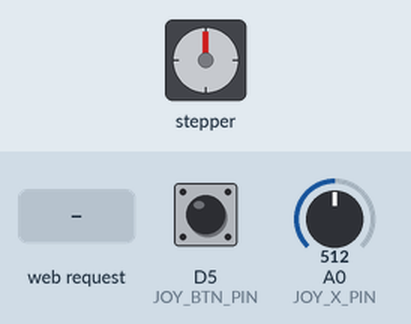
Simulated run of this sketch. Board: ESP8266 (NodeMCU). Parts: stepper motor. The test bench sets the inputs (shaded band); at power-on: D5 (JOY_BTN_PIN) HIGH, A0 (JOY_X_PIN) = 512. WiFi joins after 1.5 s; servers stay silent unless stated; stepper angles assume 2048 steps per turn; what the sketch prints to the serial monitor is not drawn.

Above: at 3.2 s.
3.3 s: HTTP request GET /motor?angle=1 received
At 3.9 s:
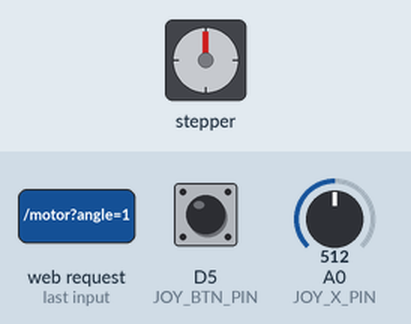
6.3 s: HTTP request GET /motor?angle=120 received
At 8.2 s:
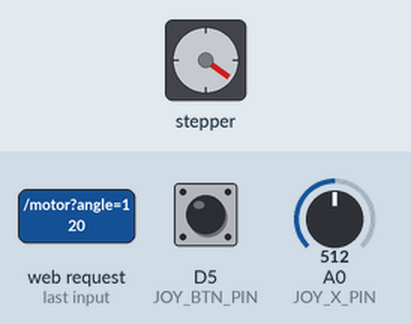
18.3 s: D5 (JOY_BTN_PIN) pulled LOW for 3.2 s
At 19.7 s:
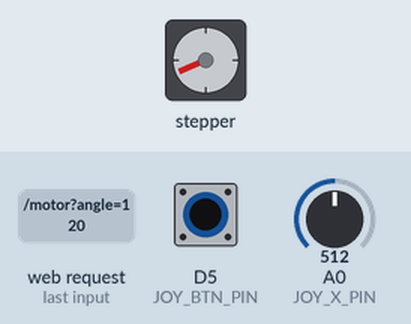
Timing chart, 0 to 70.5 s (numbered marks = the images above; inputs shaded):
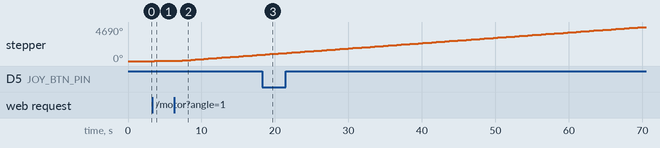

The sketch:

wifi_step_joystick.ino
```cpp
#include <ESP8266WiFi.h>
#include <ESPAsyncTCP.h>
#include <ESPAsyncWebServer.h>
#include <Stepper.h>

const char *ssid = "luuhoang";
const char *password = "12345678";
//done
// Joystick pins
const int JOY_X_PIN = A0;    // X axis
const int JOY_BTN_PIN = D5;  // Button

int angle = 0;
const int stepPerRevolution = 2048;
Stepper myStepper = Stepper(2048, D3, D1, D2, D0);

AsyncWebServer server(80);

const char index_html[] PROGMEM = R"rawliteral(
  <html>
  <head>
    <title>STEPPER MOTOR & JOYSTICK</title>
    <style>
      body { font-family: Arial; text-align: center; }
      .container { max-width: 600px; margin: 0 auto; padding: 20px; }
      .sensor-data { font-size: 25px; margin: 20px 0; }
    </style>
  </head>
  <body>
    <div class="container">
      <div class="sensor-data">
        <p><b>Joystick X:</b> <span id="joy_x">--</span></p>
        <p><b>Button:</b> <span id="btn_state">--</span></p>
      </div>
      <div style="font-size: 25px">
        <label><b>Rotate for stepper motor:</b></label>
        <br>
        <input type="text" id="angle" value="">
        <br>
        <button id="set_angle-btn">Set</button>
      </div>
    </div>
    <script src="script.js"></script>
  </body>
</html>
)rawliteral";

// Update the JavaScript section in script_js:
const char script_js[] PROGMEM = R"rawliteral(
  const setAngle = () => {
    const angle = document.getElementById('angle').value;
    fetch("/motor?angle=" + angle);
    console.log(angle);
  }

  const readSensorValues = () => {
    fetch("/sensor")
      .then(response => response.json())
      .then(data => {
        document.getElementById("joy_x").textContent = data.x;
        document.getElementById("btn_state").textContent = data.button;
      });
  }

  document.getElementById('set_angle-btn').addEventListener('click', setAngle);
  setInterval(readSensorValues, 100); // Increased polling rate for better button response
)rawliteral";

void setup() {
  Serial.begin(115200);
  pinMode(JOY_BTN_PIN, INPUT_PULLUP);
  myStepper.setSpeed(18);

  WiFi.mode(WIFI_STA);
  WiFi.begin(ssid, password);
  while (WiFi.status() != WL_CONNECTED) {
    delay(1000);
    Serial.print(".");
  }
  Serial.println(WiFi.localIP());

  server.on("/", handleRoot);
  server.on("/script.js", handleScript);
  server.on("/sensor", handleSendSensorValue);
  server.on("/motor", handleSetAngle);
  server.onNotFound(handleNotFound);
  server.begin();
}

float current_step_position = 0;
float target_step_position = 0;
int step_count_delay = 0;
int step_max_delay = 50;
float steps;

void loop() {
  int joyX = analogRead(JOY_X_PIN);
  bool buttonPressed = !digitalRead(JOY_BTN_PIN);  // Active LOW

  Serial.print("X: ");
  Serial.print(joyX);
  Serial.print(" Button: ");
  Serial.println(buttonPressed);

  if (step_count_delay == 0) {
    steps = map(angle, 0, 360, 0, 2048);
    Serial.print("Angle: ");
    Serial.println(angle);
    Serial.print("Steps: ");
    Serial.println(steps);
    myStepper.step(steps);
  }
  step_count_delay++;
  if(step_count_delay > step_max_delay) step_count_delay = 0;
  delay(10);
}

void handleRoot(AsyncWebServerRequest *request) {
  request->send_P(200, "text/html", index_html);
}

void handleScript(AsyncWebServerRequest *request) {
  request->send_P(200, "text/javascript", script_js);
}

// Modify handleSendSensorValue function:
void handleSendSensorValue(AsyncWebServerRequest *request) {
  int buttonState = digitalRead(JOY_BTN_PIN); // Read button state (LOW when pressed)
  String buttonText = buttonState == LOW ? "PRESSED" : "NOT PRESSED";

  String jsonResponse = "{\"x\":\"" + String(analogRead(JOY_X_PIN)) +
                       "\",\"button\":\"" + buttonText + "\"}";
  request->send(200, "application/json", jsonResponse);
}

void handleSetAngle(AsyncWebServerRequest *request) {
  if (request->hasParam("angle"))
    angle = request->getParam("angle")->value().toInt();
  request->send(200, "text/plain", "set success");
}

void handleNotFound(AsyncWebServerRequest *request) {
  request->send(404, "text/plain", "404 ERROR!");
}
```
